Frame 1 (no input): blank canvas, image omitted
Frame 60 (the mouse pressed at the canvas centre just before this capture): blank canvas, image omitted
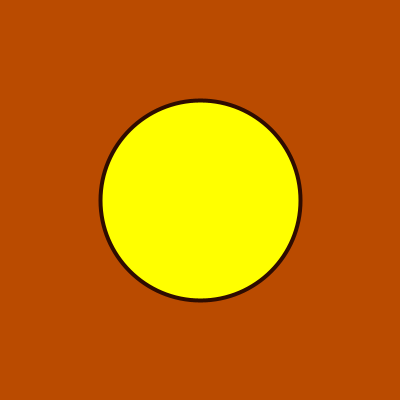
Frame 120 (the mouse held since frame 60 and released just before this capture)

The Processing sketch whose frames 1 and 60 were blank and that drew this single picture after the mouse press (run headless with seeded random() and noise(); from frame 60 on, the mouse is pressed at the canvas centre):

// Processing sketch: processing_140403
// ── processing_140403.pde

// base example for color experiments
// AW, March 2014
//
 
color c1,c2,c3; // Füllfarbe, Linienfarbe, Hintergrundfarbe
 
void setup() {
  defineColors();
  background(c2);
  size(400,400);
  strokeWeight(4); 
}
 
void draw() {
  fill(c1);
  stroke(c3);
  ellipse(mouseX, mouseY, abs(mouseX-pmouseX), abs(mouseX-pmouseX));
}
   
void defineColors() {
   c1 = color(255,255,0);
   c2 = color(186,75,0);
   c3 = color(46,12,0); 
}
